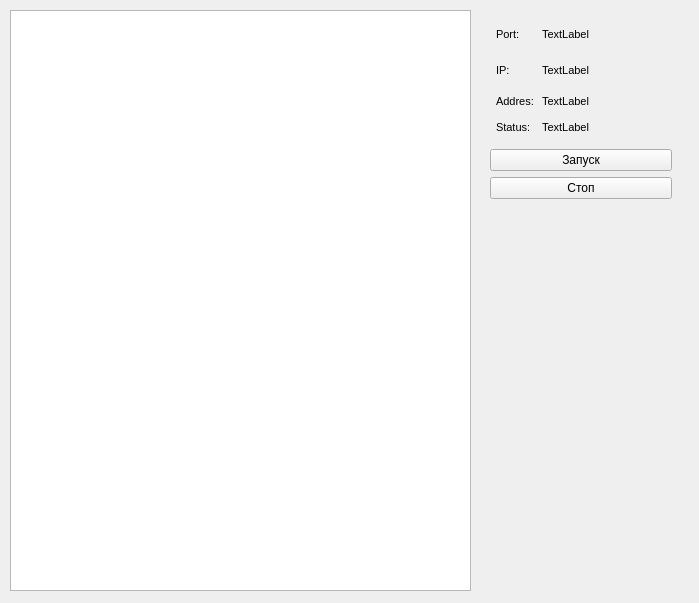
<?xml version="1.0" encoding="UTF-8"?>
<ui version="4.0">
 <class>Form</class>
 <widget class="QWidget" name="Form">
  <property name="geometry">
   <rect>
    <x>0</x>
    <y>0</y>
    <width>699</width>
    <height>603</height>
   </rect>
  </property>
  <property name="windowTitle">
   <string>Form</string>
  </property>
  <widget class="QWidget" name="horizontalLayoutWidget">
   <property name="geometry">
    <rect>
     <x>0</x>
     <y>0</y>
     <width>691</width>
     <height>601</height>
    </rect>
   </property>
   <layout class="QHBoxLayout" name="horizontalLayout">
    <property name="spacing">
     <number>10</number>
    </property>
    <property name="leftMargin">
     <number>10</number>
    </property>
    <property name="topMargin">
     <number>10</number>
    </property>
    <property name="rightMargin">
     <number>10</number>
    </property>
    <property name="bottomMargin">
     <number>10</number>
    </property>
    <item>
     <widget class="QListWidget" name="logging__"/>
    </item>
    <item>
     <widget class="QWidget" name="verticalWidget" native="true">
      <property name="minimumSize">
       <size>
        <width>200</width>
        <height>0</height>
       </size>
      </property>
      <property name="maximumSize">
       <size>
        <width>299</width>
        <height>10000</height>
       </size>
      </property>
      <layout class="QVBoxLayout" name="verticalLayout">
       <item>
        <layout class="QVBoxLayout" name="verticalLayout_2">
         <property name="leftMargin">
          <number>6</number>
         </property>
         <property name="rightMargin">
          <number>6</number>
         </property>
         <property name="bottomMargin">
          <number>6</number>
         </property>
         <item>
          <widget class="QWidget" name="Address" native="true">
           <property name="minimumSize">
            <size>
             <width>0</width>
             <height>30</height>
            </size>
           </property>
           <property name="maximumSize">
            <size>
             <width>16777215</width>
             <height>30</height>
            </size>
           </property>
           <layout class="QHBoxLayout" name="horizontalLayout_3">
            <property name="leftMargin">
             <number>0</number>
            </property>
            <property name="topMargin">
             <number>0</number>
            </property>
            <property name="rightMargin">
             <number>0</number>
            </property>
            <property name="bottomMargin">
             <number>0</number>
            </property>
            <item>
             <widget class="QLabel" name="label_3">
              <property name="minimumSize">
               <size>
                <width>20</width>
                <height>0</height>
               </size>
              </property>
              <property name="maximumSize">
               <size>
                <width>40</width>
                <height>16777215</height>
               </size>
              </property>
              <property name="font">
               <font>
                <family>Helvetica</family>
                <pointsize>8</pointsize>
                <weight>50</weight>
                <bold>false</bold>
               </font>
              </property>
              <property name="layoutDirection">
               <enum>Qt::RightToLeft</enum>
              </property>
              <property name="text">
               <string>Port:</string>
              </property>
              <property name="alignment">
               <set>Qt::AlignLeading|Qt::AlignLeft|Qt::AlignVCenter</set>
              </property>
             </widget>
            </item>
            <item>
             <widget class="QLabel" name="Port">
              <property name="font">
               <font>
                <family>Helvetica</family>
                <pointsize>8</pointsize>
                <weight>50</weight>
                <bold>false</bold>
               </font>
              </property>
              <property name="text">
               <string>TextLabel</string>
              </property>
             </widget>
            </item>
           </layout>
          </widget>
         </item>
         <item>
          <widget class="QWidget" name="IP" native="true">
           <property name="minimumSize">
            <size>
             <width>0</width>
             <height>30</height>
            </size>
           </property>
           <property name="maximumSize">
            <size>
             <width>16777215</width>
             <height>30</height>
            </size>
           </property>
           <layout class="QHBoxLayout" name="horizontalLayout_2">
            <property name="leftMargin">
             <number>0</number>
            </property>
            <property name="topMargin">
             <number>0</number>
            </property>
            <property name="rightMargin">
             <number>0</number>
            </property>
            <property name="bottomMargin">
             <number>0</number>
            </property>
            <item>
             <widget class="QLabel" name="label_2">
              <property name="minimumSize">
               <size>
                <width>20</width>
                <height>0</height>
               </size>
              </property>
              <property name="maximumSize">
               <size>
                <width>40</width>
                <height>16777215</height>
               </size>
              </property>
              <property name="font">
               <font>
                <family>Helvetica</family>
                <pointsize>8</pointsize>
                <weight>50</weight>
                <bold>false</bold>
               </font>
              </property>
              <property name="layoutDirection">
               <enum>Qt::RightToLeft</enum>
              </property>
              <property name="text">
               <string>IP:</string>
              </property>
              <property name="alignment">
               <set>Qt::AlignLeading|Qt::AlignLeft|Qt::AlignVCenter</set>
              </property>
             </widget>
            </item>
            <item>
             <widget class="QLabel" name="IP_">
              <property name="font">
               <font>
                <family>Helvetica</family>
                <pointsize>8</pointsize>
                <weight>50</weight>
                <bold>false</bold>
               </font>
              </property>
              <property name="text">
               <string>TextLabel</string>
              </property>
             </widget>
            </item>
           </layout>
          </widget>
         </item>
         <item>
          <widget class="QWidget" name="IP_2" native="true">
           <property name="minimumSize">
            <size>
             <width>20</width>
             <height>20</height>
            </size>
           </property>
           <property name="maximumSize">
            <size>
             <width>16777215</width>
             <height>30</height>
            </size>
           </property>
           <layout class="QHBoxLayout" name="horizontalLayout_4">
            <property name="leftMargin">
             <number>0</number>
            </property>
            <property name="topMargin">
             <number>0</number>
            </property>
            <property name="rightMargin">
             <number>0</number>
            </property>
            <property name="bottomMargin">
             <number>0</number>
            </property>
            <item>
             <widget class="QLabel" name="Addres">
              <property name="maximumSize">
               <size>
                <width>40</width>
                <height>16777215</height>
               </size>
              </property>
              <property name="font">
               <font>
                <family>Helvetica</family>
                <pointsize>8</pointsize>
                <weight>50</weight>
                <bold>false</bold>
               </font>
              </property>
              <property name="layoutDirection">
               <enum>Qt::RightToLeft</enum>
              </property>
              <property name="text">
               <string>Addres:</string>
              </property>
              <property name="alignment">
               <set>Qt::AlignLeading|Qt::AlignLeft|Qt::AlignVCenter</set>
              </property>
             </widget>
            </item>
            <item>
             <widget class="QLabel" name="Address_2">
              <property name="font">
               <font>
                <family>Helvetica</family>
                <pointsize>8</pointsize>
                <weight>50</weight>
                <bold>false</bold>
               </font>
              </property>
              <property name="text">
               <string>TextLabel</string>
              </property>
             </widget>
            </item>
           </layout>
          </widget>
         </item>
         <item>
          <widget class="QWidget" name="IP_4" native="true">
           <property name="minimumSize">
            <size>
             <width>0</width>
             <height>20</height>
            </size>
           </property>
           <property name="maximumSize">
            <size>
             <width>16777215</width>
             <height>30</height>
            </size>
           </property>
           <layout class="QHBoxLayout" name="horizontalLayout_5">
            <property name="leftMargin">
             <number>0</number>
            </property>
            <property name="topMargin">
             <number>0</number>
            </property>
            <property name="rightMargin">
             <number>0</number>
            </property>
            <property name="bottomMargin">
             <number>0</number>
            </property>
            <item>
             <widget class="QLabel" name="Addres_2">
              <property name="minimumSize">
               <size>
                <width>20</width>
                <height>0</height>
               </size>
              </property>
              <property name="maximumSize">
               <size>
                <width>40</width>
                <height>16777215</height>
               </size>
              </property>
              <property name="font">
               <font>
                <family>Helvetica</family>
                <pointsize>8</pointsize>
                <weight>50</weight>
                <bold>false</bold>
               </font>
              </property>
              <property name="layoutDirection">
               <enum>Qt::RightToLeft</enum>
              </property>
              <property name="text">
               <string>Status: </string>
              </property>
              <property name="alignment">
               <set>Qt::AlignLeading|Qt::AlignLeft|Qt::AlignVCenter</set>
              </property>
             </widget>
            </item>
            <item>
             <widget class="QLabel" name="Status">
              <property name="font">
               <font>
                <family>Helvetica</family>
                <pointsize>8</pointsize>
                <weight>50</weight>
                <bold>false</bold>
               </font>
              </property>
              <property name="text">
               <string>TextLabel</string>
              </property>
             </widget>
            </item>
           </layout>
          </widget>
         </item>
        </layout>
       </item>
       <item>
        <widget class="QPushButton" name="Start">
         <property name="font">
          <font>
           <family>Helvetica</family>
          </font>
         </property>
         <property name="text">
          <string>Запуск</string>
         </property>
        </widget>
       </item>
       <item>
        <widget class="QPushButton" name="Stop">
         <property name="font">
          <font>
           <family>Helvetica</family>
          </font>
         </property>
         <property name="text">
          <string>Стоп</string>
         </property>
        </widget>
       </item>
       <item>
        <spacer name="verticalSpacer">
         <property name="orientation">
          <enum>Qt::Vertical</enum>
         </property>
         <property name="sizeHint" stdset="0">
          <size>
           <width>20</width>
           <height>40</height>
          </size>
         </property>
        </spacer>
       </item>
      </layout>
     </widget>
    </item>
   </layout>
  </widget>
 </widget>
 <resources/>
 <connections/>
</ui>
